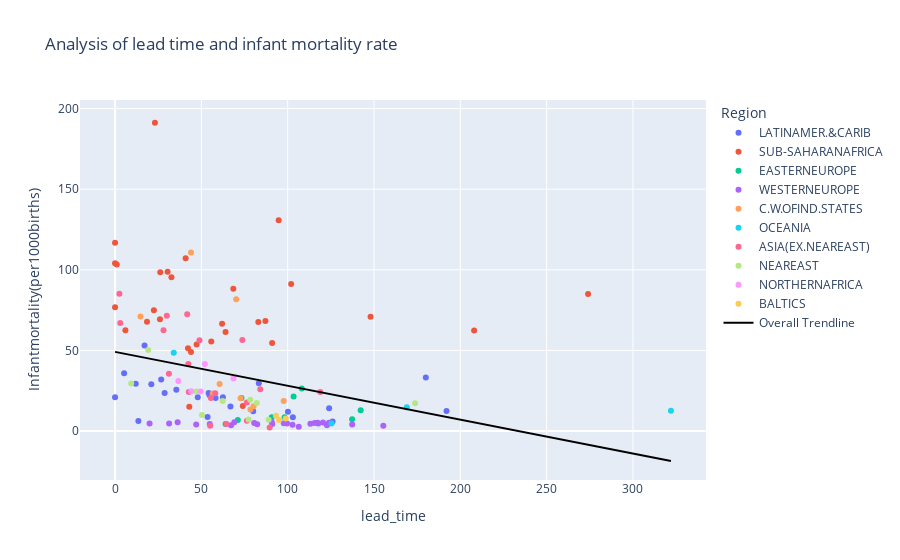

Source (notebook cell):
### Markdown cell above
This visualizations shows that lead time has a correlation to four prosperity measures (Literacy, GDP, Phones, Service). The data is split into low, medium and high to show that something with a low lead time has a high chance of scoring low on the other variables. This is also the case for medium and high. Lead time is the time between reservation and arrival date

### Code cell
# scatter plot using lead time and infant mortality, added trendline, color based on region, hover for country name
fig = px.scatter(
        concat_country, 
        x="lead_time", y="Infantmortality(per1000births)", 
        trendline="ols", trendline_scope="overall", trendline_color_override="black", 
        title='Analysis of lead time and infant mortality rate',
        color='Region', hover_data=['Country']
    )

fig.show()

### Figure 1 — Plotly figure (JSON) as saved in the notebook; plotly's stock layout.template omitted (floating-point values rounded to 4 significant figures; data arrays with more than 128 entries replaced by an {"elided": "..."} marker saying what was removed)
{"data": [{"customdata": [["Aruba"], ["Anguilla"], ["Argentina"], ["Bolivia"], ["Brazil"], ["Barbados"], ["Chile"], ["Colombia"], ["Cuba"], ["Dominica"], ["Ecuador"], ["Guadeloupe"], ["Guatemala"], ["Guyana"], ["Honduras"], ["Jamaica"], ["Mexico"], ["Nicaragua"], ["Panama"], ["Peru"], ["Paraguay"], ["Suriname"], ["Uruguay"], ["Venezuela"]], "hovertemplate": "Region=LATINAMER.&CARIB<br>lead_time=%{x}<br>Infantmortality(per1000births)=%{y}<br>Country=%{customdata[0]}<extra></extra>", "legendgroup": "LATINAMER.&CARIB", "marker": {"color": "#636efa", "symbol": "circle"}, "mode": "markers", "name": "LATINAMER.&CARIB", "orientation": "v", "showlegend": true, "type": "scatter", "x": [126, 0, 66.85, 17.1, 83.29, 192, 53.6, 62.48, 13.5, 124, 28.7, 103, 5.25, 180, 12, 80, 47.91, 21, 58.22, 26.72, 35.5, 54.2, 100.2, 54.77], "xaxis": "x", "y": [5.89, 21.03, 15.18, 53.11, 29.61, 12.5, 8.8, 20.97, 6.33, 14.15, 23.66, 8.6, 35.93, 33.26, 29.32, 12.36, 20.91, 29.11, 20.47, 31.94, 25.63, 23.57, 11.95, 22.2], "yaxis": "y"}, {"customdata": [["Angola"], ["Burundi"], ["Benin"], ["Botswana"], ["Cameroon"], ["Comoros"], ["Djibouti"], ["Ethiopia"], ["Gabon"], ["Ghana"], ["Guinea-Bissau"], ["Kenya"], ["Madagascar"], ["Mali"], ["Mozambique"], ["Mauritania"], ["Mauritius"], ["Malawi"], ["Mayotte"], ["Namibia"], ["Nigeria"], ["Rwanda"], ["Sudan"], ["Senegal"], ["Seychelles"], ["Togo"], ["Tanzania"], ["Uganda"], ["Zambia"], ["Zimbabwe"]], "hovertemplate": "Region=SUB-SAHARANAFRICA<br>lead_time=%{x}<br>Infantmortality(per1000births)=%{y}<br>Country=%{customdata[0]}<extra></extra>", "legendgroup": "SUB-SAHARANAFRICA", "marker": {"color": "#EF553B", "symbol": "circle"}, "mode": "markers", "name": "SUB-SAHARANAFRICA", "orientation": "v", "showlegend": true, "type": "scatter", "x": [23.1, 26, 274, 91, 87.1, 22.5, 0, 32.67, 47.25, 42.25, 40.89, 64, 0, 0, 94.78, 148, 43, 1, 208, 44, 30.44, 102, 6, 55.73, 74, 62, 26.2, 18.5, 68.5, 83], "xaxis": "x", "y": [191.2, 69.29, 85, 54.58, 68.26, 74.93, 104.1, 95.32, 53.64, 51.43, 107.2, 61.47, 76.83, 116.8, 130.8, 70.89, 15.03, 103.3, 62.4, 48.98, 98.8, 91.23, 62.5, 55.51, 15.53, 66.61, 98.54, 67.83, 88.29, 67.69], "yaxis": "y"}, {"customdata": [["Albania"], ["Bulgaria"], ["Croatia"], ["Hungary"], ["Poland"], ["Romania"], ["Serbia"], ["Slovakia"], ["Slovenia"]], "hovertemplate": "Region=EASTERNEUROPE<br>lead_time=%{x}<br>Infantmortality(per1000births)=%{y}<br>Country=%{customdata[0]}<extra></extra>", "legendgroup": "EASTERNEUROPE", "marker": {"color": "#00cc96", "symbol": "circle"}, "mode": "markers", "name": "EASTERNEUROPE", "orientation": "v", "showlegend": true, "type": "scatter", "x": [103.4, 73.25, 71.12, 98.23, 90.74, 108.2, 142.3, 137.3, 64], "xaxis": "x", "y": [21.52, 20.55, 6.84, 8.57, 8.51, 26.43, 12.89, 7.41, 4.45], "yaxis": "y"}, {"customdata": [["Andorra"], ["Austria"], ["Belgium"], ["Switzerland"], ["Germany"], ["Denmark"], ["Spain"], ["Finland"], ["France"], ["Guernsey"], ["Gibraltar"], ["Greece"], ["Ireland"], ["Iceland"], ["Italy"], ["Jersey"], ["Liechtenstein"], ["Luxembourg"], ["Monaco"], ["Malta"], ["Netherlands"], ["Norway"], ["Portugal"], ["Sweden"]], "hovertemplate": "Region=WESTERNEUROPE<br>lead_time=%{x}<br>Infantmortality(per1000births)=%{y}<br>Country=%{customdata[0]}<extra></extra>", "legendgroup": "WESTERNEUROPE", "marker": {"color": "#ab63fa", "symbol": "circle"}, "mode": "markers", "name": "WESTERNEUROPE", "orientation": "v", "showlegend": true, "type": "scatter", "x": [47, 117.7, 99.67, 91.07, 137.4, 113.1, 54.85, 67.21, 82.32, 31.33, 117.3, 69.07, 120.4, 155.4, 90.66, 123.9, 20, 97.71, 36.25, 102.8, 80.58, 122.7, 115.6, 106.4], "xaxis": "x", "y": [4.05, 4.66, 4.68, 4.39, 4.16, 4.56, 4.42, 3.57, 4.26, 4.71, 5.13, 5.53, 5.39, 3.31, 5.94, 5.24, 4.7, 4.81, 5.43, 3.89, 5.04, 3.7, 5.05, 2.77], "yaxis": "y"}, {"customdata": [["Armenia"], ["Azerbaijan"], ["Belarus"], ["Georgia"], ["Kazakhstan"], ["Russia"], ["Tajikistan"], ["Ukraine"], ["Uzbekistan"]], "hovertemplate": "Region=C.W.OFIND.STATES<br>lead_time=%{x}<br>Infantmortality(per1000births)=%{y}<br>Country=%{customdata[0]}<extra></extra>", "legendgroup": "C.W.OFIND.STATES", "marker": {"color": "#FFA15A", "symbol": "circle"}, "mode": "markers", "name": "C.W.OFIND.STATES", "orientation": "v", "showlegend": true, "type": "scatter", "x": [56.62, 70.18, 78.42, 97.68, 60.58, 80.22, 44, 72.69, 14.75], "xaxis": "x", "y": [23.28, 81.74, 13.37, 18.59, 29.21, 15.39, 110.8, 20.34, 71.1], "yaxis": "y"}, {"customdata": [["Australia"], ["Fiji"], ["Kiribati"], ["Palau"]], "hovertemplate": "Region=OCEANIA<br>lead_time=%{x}<br>Infantmortality(per1000births)=%{y}<br>Country=%{customdata[0]}<extra></extra>", "legendgroup": "OCEANIA", "marker": {"color": "#19d3f3", "symbol": "circle"}, "mode": "markers", "name": "OCEANIA", "orientation": "v", "showlegend": true, "type": "scatter", "x": [125.4, 322, 34, 169], "xaxis": "x", "y": [4.69, 12.62, 48.52, 14.84], "yaxis": "y"}, {"customdata": [["Bangladesh"], ["China"], ["China"], ["Indonesia"], ["India"], ["Iran"], ["Japan"], ["Cambodia"], ["Laos"], ["Macau"], ["Maldives"], ["Malaysia"], ["Nepal"], ["Pakistan"], ["Philippines"], ["Singapore"], ["Thailand"], ["Taiwan"], ["Vietnam"]], "hovertemplate": "Region=ASIA(EX.NEAREAST)<br>lead_time=%{x}<br>Infantmortality(per1000births)=%{y}<br>Country=%{customdata[0]}<extra></extra>", "legendgroup": "ASIA(EX.NEAREAST)", "marker": {"color": "#FF6692", "symbol": "circle"}, "mode": "markers", "name": "ASIA(EX.NEAREAST)", "orientation": "v", "showlegend": true, "type": "scatter", "x": [28.08, 42.74, 118.9, 31.2, 48.89, 42.42, 55.09, 30, 2.5, 64.5, 73.75, 76.32, 3, 41.79, 58.05, 89.56, 55.49, 76.37, 84.12], "xaxis": "x", "y": [62.6, 24.18, 24.18, 35.6, 56.29, 41.58, 3.26, 71.48, 85.22, 4.39, 56.52, 17.7, 66.98, 72.44, 23.51, 2.29, 20.48, 6.4, 25.95], "yaxis": "y"}, {"customdata": [["Bahrain"], ["Cyprus"], ["Iraq"], ["Israel"], ["Jordan"], ["Kuwait"], ["Lebanon"], ["Oman"], ["Qatar"], ["Syria"]], "hovertemplate": "Region=NEAREAST<br>lead_time=%{x}<br>Infantmortality(per1000births)=%{y}<br>Country=%{customdata[0]}<extra></extra>", "legendgroup": "NEAREAST", "marker": {"color": "#B6E880", "symbol": "circle"}, "mode": "markers", "name": "NEAREAST", "orientation": "v", "showlegend": true, "type": "scatter", "x": [173.8, 77.33, 19.21, 88.95, 82.1, 50.38, 47.16, 78.33, 62.33, 9.333], "xaxis": "x", "y": [17.27, 7.18, 50.25, 7.03, 17.35, 9.95, 24.52, 19.51, 18.61, 29.53], "yaxis": "y"}, {"customdata": [["Algeria"], ["Egypt"], ["Libya"], ["Morocco"], ["Tunisia"]], "hovertemplate": "Region=NORTHERNAFRICA<br>lead_time=%{x}<br>Infantmortality(per1000births)=%{y}<br>Country=%{customdata[0]}<extra></extra>", "legendgroup": "NORTHERNAFRICA", "marker": {"color": "#FF97FF", "symbol": "circle"}, "mode": "markers", "name": "NORTHERNAFRICA", "orientation": "v", "showlegend": true, "type": "scatter", "x": [36.67, 68.66, 49.62, 52.03, 44.08], "xaxis": "x", "y": [31, 32.59, 24.6, 41.62, 24.77], "yaxis": "y"}, {"customdata": [["Estonia"], ["Lithuania"], ["Latvia"]], "hovertemplate": "Region=BALTICS<br>lead_time=%{x}<br>Infantmortality(per1000births)=%{y}<br>Country=%{customdata[0]}<extra></extra>", "legendgroup": "BALTICS", "marker": {"color": "#FECB52", "symbol": "circle"}, "mode": "markers", "name": "BALTICS", "orientation": "v", "showlegend": true, "type": "scatter", "x": [98.89, 94.94, 93.2], "xaxis": "x", "y": [7.87, 6.89, 9.55], "yaxis": "y"}, {"hovertemplate": "<b>OLS trendline</b><br>Infantmortality(per1000births) = -0.210099 * lead_time + 49.1104<br>R<sup>2</sup>=0.099695<br><br>lead_time=%{x}<br>Infantmortality(per1000births)=%{y} <b>(trend)</b><extra></extra>", "legendgroup": "Overall Trendline", "line": {"color": "black"}, "mode": "lines", "name": "Overall Trendline", "showlegend": true, "type": "scatter", "x": {"elided": "137 float values"}, "xaxis": "x", "y": {"elided": "137 float values"}, "yaxis": "y"}], "layout": {"legend": {"title": {"text": "Region"}, "tracegroupgap": 0}, "title": {"text": "Analysis of lead time and infant mortality rate"}, "xaxis": {"anchor": "y", "domain": [0, 1], "title": {"text": "lead_time"}}, "yaxis": {"anchor": "x", "domain": [0, 1], "title": {"text": "Infantmortality(per1000births)"}}}}
